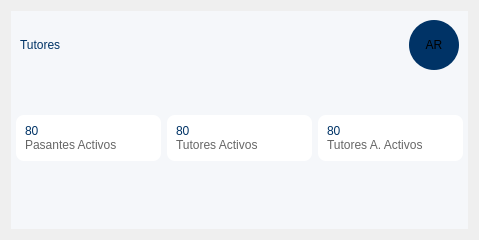
        <widget class="QWidget" name="Pag4_Tutores">
         <layout class="QVBoxLayout" name="verticalLayout_8">
          <item>
           <widget class="QFrame" name="frame_17">
            <property name="styleSheet">
             <string notr="true">QFrame{
	background-color: rgb(245, 247, 250);
	border:none;
}</string>
            </property>
            <property name="frameShape">
             <enum>QFrame::Shape::StyledPanel</enum>
            </property>
            <property name="frameShadow">
             <enum>QFrame::Shadow::Raised</enum>
            </property>
            <layout class="QVBoxLayout" name="verticalLayout_32" stretch="1,2,7">
             <property name="spacing">
              <number>6</number>
             </property>
             <property name="leftMargin">
              <number>0</number>
             </property>
             <property name="topMargin">
              <number>0</number>
             </property>
             <property name="rightMargin">
              <number>0</number>
             </property>
             <property name="bottomMargin">
              <number>0</number>
             </property>
             <item>
              <widget class="QFrame" name="frame_18">
               <property name="frameShape">
                <enum>QFrame::Shape::StyledPanel</enum>
               </property>
               <property name="frameShadow">
                <enum>QFrame::Shadow::Raised</enum>
               </property>
               <layout class="QHBoxLayout" name="horizontalLayout_12">
                <item>
                 <widget class="QLabel" name="label_42">
                  <property name="styleSheet">
                   <string notr="true">color: rgb(0, 51, 102);
font: 800 16pt &quot;Segoe UI&quot;;</string>
                  </property>
                  <property name="text">
                   <string>Tutores</string>
                  </property>
                 </widget>
                </item>
                <item>
                 <spacer name="horizontalSpacer_6">
                  <property name="orientation">
                   <enum>Qt::Orientation::Horizontal</enum>
                  </property>
                  <property name="sizeHint" stdset="0">
                   <size>
                    <width>342</width>
                    <height>20</height>
                   </size>
                  </property>
                 </spacer>
                </item>
                <item>
                 <widget class="QFrame" name="frame_38">
                  <property name="styleSheet">
                   <string notr="true">background-color: rgb(0, 51, 102);

border-radius: 25px;
border: none;
min-width:50px;
min-height:50px;
max-width:50px;
max-height:50px;</string>
                  </property>
                  <property name="frameShape">
                   <enum>QFrame::Shape::StyledPanel</enum>
                  </property>
                  <property name="frameShadow">
                   <enum>QFrame::Shadow::Raised</enum>
                  </property>
                  <layout class="QVBoxLayout" name="verticalLayout_33">
                   <property name="spacing">
                    <number>0</number>
                   </property>
                   <property name="leftMargin">
                    <number>0</number>
                   </property>
                   <property name="topMargin">
                    <number>0</number>
                   </property>
                   <property name="rightMargin">
                    <number>0</number>
                   </property>
                   <property name="bottomMargin">
                    <number>0</number>
                   </property>
                   <item>
                    <widget class="QLabel" name="label_43">
                     <property name="styleSheet">
                      <string notr="true">background-color: transparent;
font: 20pt &quot;Segoe UI&quot;;
</string>
                     </property>
                     <property name="text">
                      <string>AR</string>
                     </property>
                     <property name="alignment">
                      <set>Qt::AlignmentFlag::AlignCenter</set>
                     </property>
                    </widget>
                   </item>
                  </layout>
                 </widget>
                </item>
               </layout>
              </widget>
             </item>
             <item>
              <widget class="QFrame" name="frame_39">
               <property name="frameShape">
                <enum>QFrame::Shape::StyledPanel</enum>
               </property>
               <property name="frameShadow">
                <enum>QFrame::Shadow::Raised</enum>
               </property>
               <layout class="QHBoxLayout" name="horizontalLayout_13">
                <property name="leftMargin">
                 <number>5</number>
                </property>
                <property name="topMargin">
                 <number>30</number>
                </property>
                <property name="rightMargin">
                 <number>5</number>
                </property>
                <property name="bottomMargin">
                 <number>30</number>
                </property>
                <item>
                 <widget class="QFrame" name="frame_40">
                  <property name="styleSheet">
                   <string notr="true">background-color: rgb(255, 255, 255);
border:none;
border-radius:8px</string>
                  </property>
                  <property name="frameShape">
                   <enum>QFrame::Shape::StyledPanel</enum>
                  </property>
                  <property name="frameShadow">
                   <enum>QFrame::Shadow::Raised</enum>
                  </property>
                  <layout class="QVBoxLayout" name="verticalLayout_34">
                   <property name="spacing">
                    <number>0</number>
                   </property>
                   <item>
                    <widget class="QLabel" name="label_44">
                     <property name="styleSheet">
                      <string notr="true">color: rgb(0, 51, 102);
font: 600 24pt &quot;Segoe UI&quot;;</string>
                     </property>
                     <property name="text">
                      <string>80</string>
                     </property>
                    </widget>
                   </item>
                   <item>
                    <widget class="QLabel" name="label_45">
                     <property name="styleSheet">
                      <string notr="true">color: rgb(102, 102, 102);
font: 350 12pt &quot;Segoe UI&quot;;</string>
                     </property>
                     <property name="text">
                      <string>Pasantes Activos</string>
                     </property>
                     <property name="alignment">
                      <set>Qt::AlignmentFlag::AlignLeading|Qt::AlignmentFlag::AlignLeft|Qt::AlignmentFlag::AlignTop</set>
                     </property>
                    </widget>
                   </item>
                  </layout>
                 </widget>
                </item>
                <item>
                 <widget class="QFrame" name="frame_41">
                  <property name="styleSheet">
                   <string notr="true">background-color: rgb(255, 255, 255);
border:none;
border-radius:8px</string>
                  </property>
                  <property name="frameShape">
                   <enum>QFrame::Shape::StyledPanel</enum>
                  </property>
                  <property name="frameShadow">
                   <enum>QFrame::Shadow::Raised</enum>
                  </property>
                  <layout class="QVBoxLayout" name="verticalLayout_35">
                   <property name="spacing">
                    <number>0</number>
                   </property>
                   <item>
                    <widget class="QLabel" name="label_46">
                     <property name="styleSheet">
                      <string notr="true">color: rgb(0, 51, 102);
font: 600 24pt &quot;Segoe UI&quot;;</string>
                     </property>
                     <property name="text">
                      <string>80</string>
                     </property>
                    </widget>
                   </item>
                   <item>
                    <widget class="QLabel" name="label_47">
                     <property name="styleSheet">
                      <string notr="true">color: rgb(102, 102, 102);
font: 350 12pt &quot;Segoe UI&quot;;</string>
                     </property>
                     <property name="text">
                      <string>Tutores Activos</string>
                     </property>
                     <property name="alignment">
                      <set>Qt::AlignmentFlag::AlignLeading|Qt::AlignmentFlag::AlignLeft|Qt::AlignmentFlag::AlignTop</set>
                     </property>
                    </widget>
                   </item>
                  </layout>
                 </widget>
                </item>
                <item>
                 <widget class="QFrame" name="frame_42">
                  <property name="styleSheet">
                   <string notr="true">background-color: rgb(255, 255, 255);
border:none;
border-radius:8px</string>
                  </property>
                  <property name="frameShape">
                   <enum>QFrame::Shape::StyledPanel</enum>
                  </property>
                  <property name="frameShadow">
                   <enum>QFrame::Shadow::Raised</enum>
                  </property>
                  <layout class="QVBoxLayout" name="verticalLayout_36">
                   <property name="spacing">
                    <number>0</number>
                   </property>
                   <item>
                    <widget class="QLabel" name="label_48">
                     <property name="styleSheet">
                      <string notr="true">color: rgb(0, 51, 102);
font: 600 24pt &quot;Segoe UI&quot;;</string>
                     </property>
                     <property name="text">
                      <string>80</string>
                     </property>
                    </widget>
                   </item>
                   <item>
                    <widget class="QLabel" name="label_49">
                     <property name="styleSheet">
                      <string notr="true">color: rgb(102, 102, 102);
font: 350 12pt &quot;Segoe UI&quot;;</string>
                     </property>
                     <property name="text">
                      <string>Tutores A. Activos</string>
                     </property>
                     <property name="alignment">
                      <set>Qt::AlignmentFlag::AlignLeading|Qt::AlignmentFlag::AlignLeft|Qt::AlignmentFlag::AlignTop</set>
                     </property>
                    </widget>
                   </item>
                  </layout>
                 </widget>
                </item>
               </layout>
              </widget>
             </item>
             <item>
              <widget class="QFrame" name="frame_43">
               <property name="frameShape">
                <enum>QFrame::Shape::StyledPanel</enum>
               </property>
               <property name="frameShadow">
                <enum>QFrame::Shadow::Raised</enum>
               </property>
               <layout class="QGridLayout" name="gridLayout_6">
                <item row="0" column="0">
                 <widget class="QLabel" name="label_6">
                  <property name="text">
                   <string/>
                  </property>
                  <property name="pixmap">
                   <pixmap>emblemencryptedunlocked_93483.png</pixmap>
                  </property>
                  <property name="alignment">
                   <set>Qt::AlignmentFlag::AlignCenter</set>
                  </property>
                 </widget>
                </item>
               </layout>
              </widget>
             </item>
            </layout>
           </widget>
          </item>
         </layout>
        </widget>
